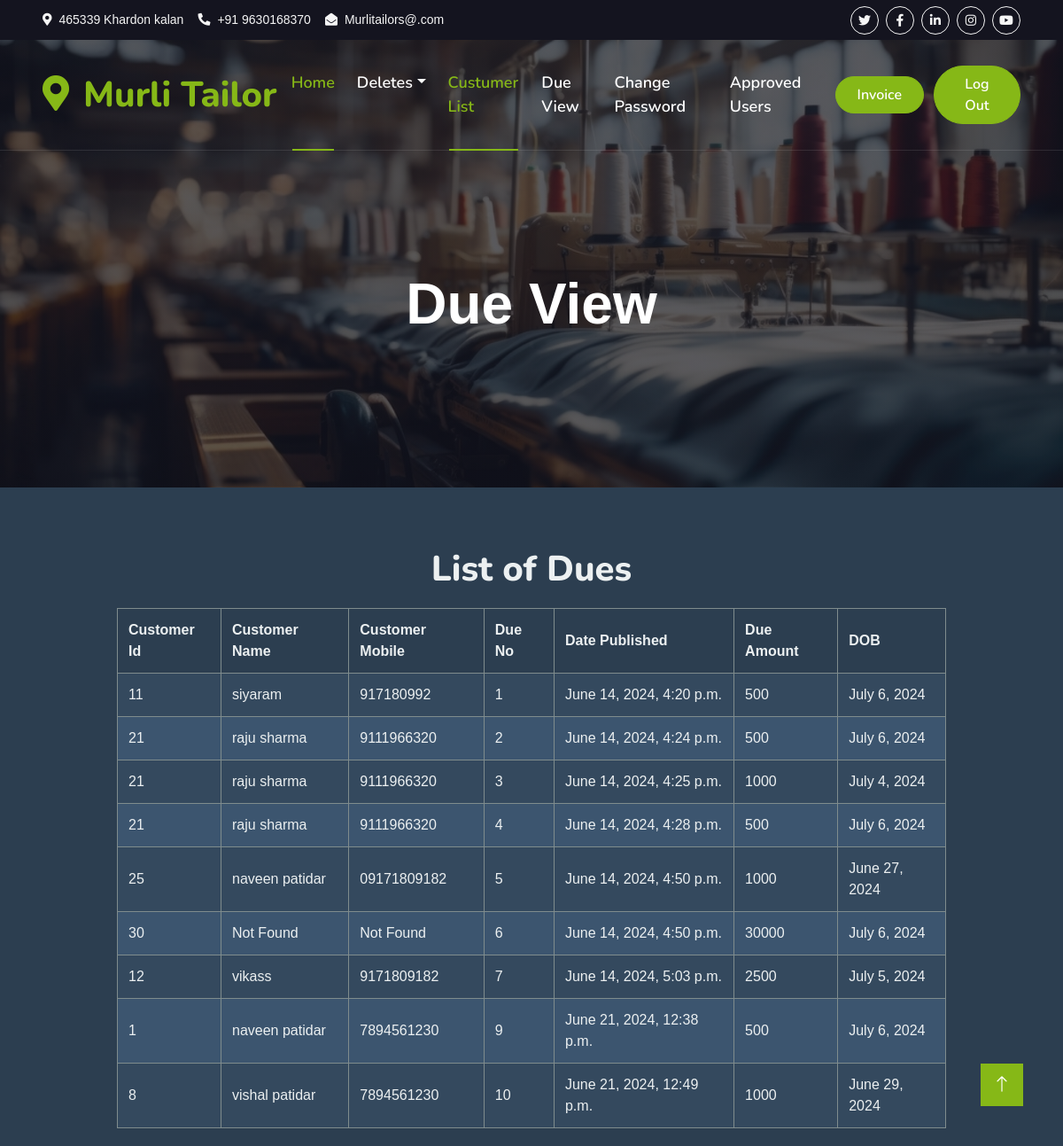
/TailorApp/dueview/, run on the app's committed database.
### tailorrecipt/models.py (models this page shows, shortened)
class Dueset(models.Model):
    Custumerid=models.IntegerField()
    Due_no=models.AutoField(primary_key=True)
    date = models.DateTimeField('date published', default=timezone.now)
    Due_amount=models.IntegerField()
    dob = models.DateField()
    def __str__(self):
        return "{0},{1},{2},{3},{4}".format(self.Custumerid,self.Due_no,self.date,self.Due_amount,self.dob)

class Addcustumer(models.Model):
    Tailorid=models.ForeignKey(User,on_delete=models.CASCADE)
    Custumerid=models.AutoField(primary_key=True)
    Custumer_name=models.CharField(max_length=100)
    Custumer_mobile=models.CharField(max_length=100)
    Delivery_date = models.DateField()
    Update=models.CharField(default="NOT UPDATED",max_length=100)
    Serial_no = models.CharField(max_length=20 ,unique=True)
    Current_date= models.DateTimeField('date published', default=timezone.now)
    Emailid=models.CharField(max_length=50)

### TailorApp/views.py (the view)
# urls.py: path('dueview/',views.dueview),
def dueview(request):
    dues = Dueset.objects.all()  # Fetch all Dueset objects
    print(dues)
    for due in dues:
        try:
            add_custumer = Addcustumer.objects.get(Custumerid=due.Custumerid)
            due.custumer_name = add_custumer.Custumer_name
            due.custumer_mobile = add_custumer.Custumer_mobile
        except Addcustumer.DoesNotExist:
            due.custumer_name = "Not Found"
            due.custumer_mobile = "Not Found"
    return render(request, 'Dueview.html', {'curl':curl,'dues': dues})

### TailorApp/templates/Dueview.html (shortened to what this page needs)
{%  extends 'Masterindex.html'%}
{% load static %}
{%  block navbar  %}
<div class="container-fluid position-relative p-0">
    <nav class="navbar navbar-expand-lg navbar-light px-4 px-lg-5 py-3 py-lg-0">
        <a href="" class="navbar-brand p-0">
            <h1 class="text-primary m-0"><i class="fa fa-map-marker-alt me-3"></i>Murli Tailor</h1>
        </a>
        <div class="collapse navbar-collapse" id="navbarCollapse">
            <div class="navbar-nav ms-auto py-0">
                <a href="{{curl}}TailorApp/tailorhome" class="nav-item nav-link active">Home</a>
                <div class="nav-item dropdown">
                    <a href="{{curl}}pages" class="nav-link dropdown-toggle" data-bs-toggle="dropdown">Deletes</a>
                </div>
                <a href="{{curl}}TailorApp/custumerlist" class="nav-item nav-link active">Custumer List</a>
                <a href="{{curl}}TailorApp/dueview" class="nav-item nav-link">Due View</a>
                <a href="{{curl}}TailorApp/password" class="nav-item nav-link">Change Password</a>
                <a href="{{curl}}TailorApp/approved" class="nav-item nav-link">Approved Users</a>
            </div>
            <a href="{{curl}}TailorApp/idinvoice" class="btn btn-primary rounded-pill py-2 px-4">Invoice</a> &nbsp; &nbsp;
            <a href="{{curl}}login" class="btn btn-primary rounded-pill py-2 px-4">Log Out</a>
        </div>
    </nav>
    <div class="container-fluid bg-primary py-5 mb-5 hero-header">
        <div class="container py-5">
            <div class="row justify-content-center py-5">
                <div class="col-lg-10 pt-lg-5 mt-lg-5 text-center">
                    <p class="display-3 text-white mb-4 animated slideInDown">Due View</details></p>
                    </div>
                </div>
            </div>
        </div>
    </div>
{%  endblock navbar %}
{%  block service %}
<!DOCTYPE html>
<html>
<head>
</head>
<body>
    <div class="container">
        <h1>List of Dues</h1>
        <table>
            <thead>
                <tr>
                    <th>Customer Id</th>
                    <th>Customer Name</th>
                    <th>Customer Mobile</th>
                    <th>Due No</th>
                    <th>Date Published</th>
                    <th>Due Amount</th>
                    <th>DOB</th>
                </tr>
            </thead>
            <tbody>
                {% for due in dues %}
                <tr>
                    <td>{{ due.Custumerid }}</td>
                    <td>{{ due.custumer_name }}</td>
                    <td>{{ due.custumer_mobile }}</td>
                    <td>{{ due.Due_no }}</td>
                    <td>{{ due.date }}</td>
                    <td>{{ due.Due_amount }}</td>
                    <td>{{ due.dob }}</td>
                </tr>
                {% endfor %}
            </tbody>
        </table>
    </body>
    </html>
{%  endblock service %}

### tailorrecipt/templates/Masterindex.html (shortened to what this page needs)
{%  load static %}
<!DOCTYPE html>
<html lang="en">
<head>
    <link href="https://cdnjs.cloudflare.com/ajax/libs/font-awesome/5.10.0/css/all.min.css" rel="stylesheet">
    <link href="https://cdn.jsdelivr.net/npm/bootstrap-icons@1.4.1/font/bootstrap-icons.css" rel="stylesheet">
    <link href="{% static 'lib/animate/animate.min.css' %}" rel="stylesheet">
    <link href="{% static 'lib/owlcarousel/assets/owl.carousel.min.css' %}" rel="stylesheet">
    <link href="{% static 'lib/tempusdominus/css/tempusdominus-bootstrap-4.min.css' %}" rel="stylesheet" />
    <link href="{% static 'css/bootstrap.min.css' %}" rel="stylesheet">
    <link href="{% static 'css/style.css' %}" rel="stylesheet"
</head>
<body>
    {%  block topbar %}
    <div class="container-fluid bg-dark px-5 d-none d-lg-block">
        <div class="row gx-0">
            <div class="col-lg-8 text-center text-lg-start mb-2 mb-lg-0">
                <div class="d-inline-flex align-items-center" style="height: 45px;">
                    <small class="me-3 text-light"><i class="fa fa-map-marker-alt me-2"></i>465339 Khardon kalan</small>
                    <small class="me-3 text-light"><i class="fa fa-phone-alt me-2"></i>+91 9630168370</small>
                    <small class="text-light"><i class="fa fa-envelope-open me-2"></i>Murlitailors@.com</small>
                </div>
            </div>
            <div class="col-lg-4 text-center text-lg-end">
                <div class="d-inline-flex align-items-center" style="height: 45px;">
                    <a class="btn btn-sm btn-outline-light btn-sm-square rounded-circle me-2" href=""><i class="fab fa-twitter fw-normal"></i></a>
                    <a class="btn btn-sm btn-outline-light btn-sm-square rounded-circle me-2" href=""><i class="fab fa-facebook-f fw-normal"></i></a>
                    <a class="btn btn-sm btn-outline-light btn-sm-square rounded-circle me-2" href=""><i class="fab fa-linkedin-in fw-normal"></i></a>
                    <a class="btn btn-sm btn-outline-light btn-sm-square rounded-circle me-2" href=""><i class="fab fa-instagram fw-normal"></i></a>
                    <a class="btn btn-sm btn-outline-light btn-sm-square rounded-circle" href=""><i class="fab fa-youtube fw-normal"></i></a>
                </div>
            </div>
        </div>
    </div>
    {%  endblock topbar %}
    {%  block navbar  %}{%  endblock navbar %}
    {%  block service %}{%  endblock service %}
    {% block back%}
    <a href="#" class="btn btn-lg btn-primary btn-lg-square back-to-top"><i class="bi bi-arrow-up"></i></a>
    {% endblock back%}
</body>
</html>

### tailorrecipt/static/css/style.css (style rules this page uses)
:root { --primary: #86B817; --secondary: #FE8800; --light: #F5F5F5; --dark: #14141F; }
.back-to-top { position: fixed; display: none; right: 45px; bottom: 45px; z-index: 99; }
.btn { font-family: 'Nunito', sans-serif; font-weight: 600; transition: .5s; }
.btn.btn-primary, .btn.btn-secondary { color: #FFFFFF; }
.btn-sm-square { width: 32px; height: 32px; }
.btn-lg-square { width: 48px; height: 48px; }
.btn-square, .btn-sm-square, .btn-lg-square { padding: 0; display: flex; align-items: center; justify-content: center; font-weight: normal; border-radius: 0px; }
.navbar-light .navbar-nav .nav-link { font-family: 'Nunito', sans-serif; position: relative; margin-right: 25px; padding: 35px 0; color: #FFFFFF !important; font-size: 18px; font-weight: 600; outline: none; transition: .5s; }
.navbar-light .navbar-nav .nav-link:hover, .navbar-light .navbar-nav .nav-link.active { color: var(--primary) !important; }
@media (min-width: 992px) { .navbar-light { position: absolute; width: 100%; top: 0; left: 0; border-bottom: 1px solid rgba(256, 256, 256, .1); z-index: 999; } }
@media (min-width: 992px) { .navbar-light .navbar-nav .nav-link::before { position: absolute; content: ""; width: 0; height: 2px; bottom: -1px; left: 50%; background: var(--primary); transition: .5s; } }
@media (min-width: 992px) { .navbar-light .navbar-nav .nav-link:hover::before, .navbar-light .navbar-nav .nav-link.active::before { width: calc(100% - 2px); left: 1px; } }
.hero-header { background: linear-gradient(rgba(20, 20, 31, .7), rgba(20, 20, 31, .7)), url(../img/machine-2.jpg); background-position: center center; background-repeat: no-repeat; background-size: cover; }

### TailorApp/templates/Dueview.html (style rules this page uses)
body { font-family: Arial, sans-serif; margin: 0; padding: 0; background-color: #2c3e50; color: #ecf0f1; }
.container { width: 80%; margin: auto; overflow: hidden; }
h1 { text-align: center; margin: 20px 0; color: #ecf0f1; }
table { width: 100%; border-collapse: collapse; margin: 20px 0; background-color: #34495e; color: #ecf0f1; }
table, th, td { border: 1px solid #7f8c8d; }
th, td { padding: 12px; text-align: left; }
th { background-color: #2c3e50; }
tr:nth-child(even) { background-color: #3c556f; }
tr:nth-child(odd) { background-color: #34495e; }

### data on the page
Dueset: Custumerid "11", custumer_name "siyaram", custumer_mobile "917180992", Due_no "1", date "June 14, 2024, 4:20 p.m.", Due_amount "500", dob "July 6, 2024"
Dueset: Custumerid "21", custumer_name "raju sharma", custumer_mobile "9111966320", Due_no "2", date "June 14, 2024, 4:24 p.m.", Due_amount "500", dob "July 6, 2024"
Dueset: Custumerid "21", custumer_name "raju sharma", custumer_mobile "9111966320", Due_no "3", date "June 14, 2024, 4:25 p.m.", Due_amount "1000", dob "July 4, 2024"
Dueset: Custumerid "21", custumer_name "raju sharma", custumer_mobile "9111966320", Due_no "4", date "June 14, 2024, 4:28 p.m.", Due_amount "500", dob "July 6, 2024"
Dueset: Custumerid "25", custumer_name "naveen patidar", custumer_mobile "09171809182", Due_no "5", date "June 14, 2024, 4:50 p.m.", Due_amount "1000", dob "June 27, 2024"
Dueset: Custumerid "30", custumer_name "Not Found", custumer_mobile "Not Found", Due_no "6", date "June 14, 2024, 4:50 p.m.", Due_amount "30000", dob "July 6, 2024"
Dueset: Custumerid "12", custumer_name "vikass", custumer_mobile "9171809182", Due_no "7", date "June 14, 2024, 5:03 p.m.", Due_amount "2500", dob "July 5, 2024"
Dueset: Custumerid "1", custumer_name "naveen patidar", custumer_mobile "7894561230", Due_no "9", date "June 21, 2024, 12:38 p.m.", Due_amount "500", dob "July 6, 2024"
Dueset: Custumerid "8", custumer_name "vishal patidar", custumer_mobile "7894561230", Due_no "10", date "June 21, 2024, 12:49 p.m.", Due_amount "1000", dob "June 29, 2024"
